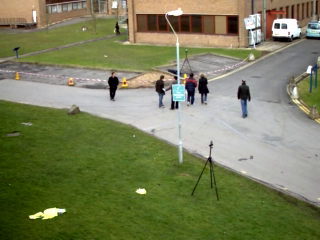
#> input picture frame 79 of Chapter04/input.avi, 320 x 240 px
$ python 04-02_diff_mog2.py
#> lines starting #> are read from the running program, lines starting #| are printed output that depends on the picture; after the words box and inside, x2 and y2 are one past the last pixel; in counts of white or black regions, pixels touching at a corner belong together
import cv2

cap = cv2.VideoCapture('input.avi')

# MOG2背景差分器を作成（引数は適宜調整）
# history: 履歴として保持するフレーム数。
#          大きいほど安定するが、メモリ使用量が増える。
# varThreshold: 背景とみなすためのしきい値。
#               小さいほど変化に敏感になる。
# detectShadows: 影を検出して前景から除外するかどうか。
fgbg = cv2.createBackgroundSubtractorMOG2(
    history=500,
    varThreshold=16,
    detectShadows=True
)

while cap.isOpened():
    ret, frame = cap.read()
#> frame is the input picture: shape (240, 320, 3); mean B, G, R 90.7, 127.1, 122.3
    if not ret:
        break
    fgmask = fgbg.apply(frame)  # 前景領域を抽出
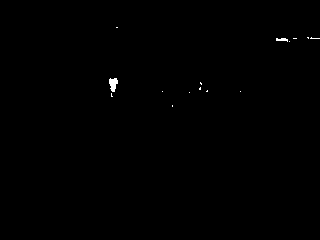
#> fgmask: shape (240, 320); values 127 (black) and 255 (white), 0.21% white; 15 white regions (13 under 20 px), largest, box (x1, y1, x2, y2) and area: (109, 78, 118, 92) 87, (276, 38, 288, 42) 32
    cv2.imshow('MOG2 Foreground', fgmask)
    if cv2.waitKey(20) & 0xFF == ord('q'):
#> (key q is pressed here)
        break

cap.release()
cv2.destroyAllWindows()

$ run again, starting later in the video
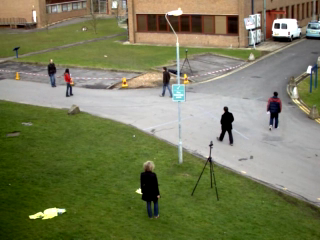
#> input picture frame 636 of Chapter04/input.avi, 320 x 240 px
#> frame is the input picture: shape (240, 320, 3); mean B, G, R 88.8, 123.9, 120.1
#> `fgmask = fgbg.apply(frame)`:
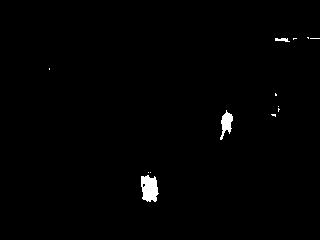
#> fgmask: shape (240, 320); values 127 (black) and 255 (white), 0.85% white; 13 white regions (10 under 20 px), largest, box (x1, y1, x2, y2) and area: (141, 175, 159, 202) 369, (220, 110, 233, 140) 202, (275, 38, 290, 42) 40
